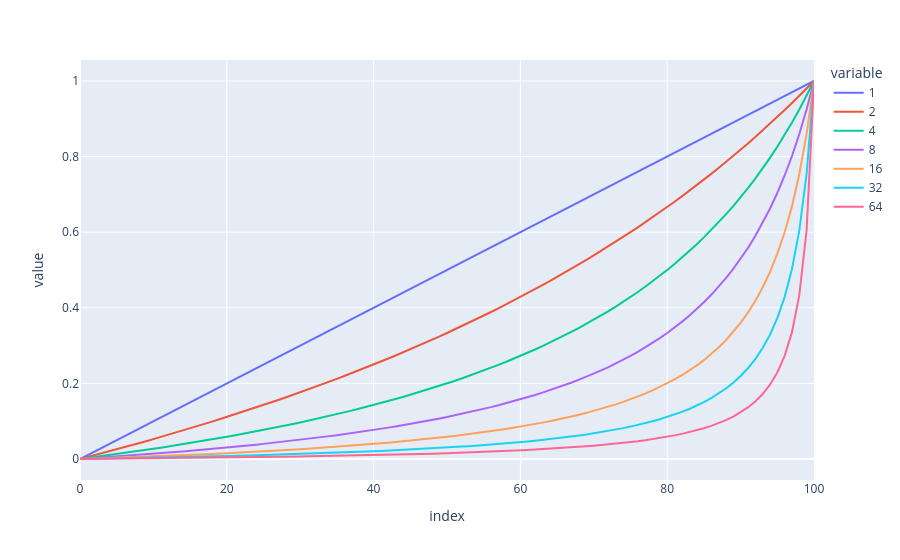

Here is the notebook cell this chart was saved with:
### Code cell
sigma = np.arange(101) / 100
sigma_eff = {}
for size in 2 ** (np.arange(7)):
    r = 1 / size
    sigma_eff[size] = r * sigma / ((1 - sigma) + r * sigma)
import plotly.express as px

px.line(sigma_eff)
